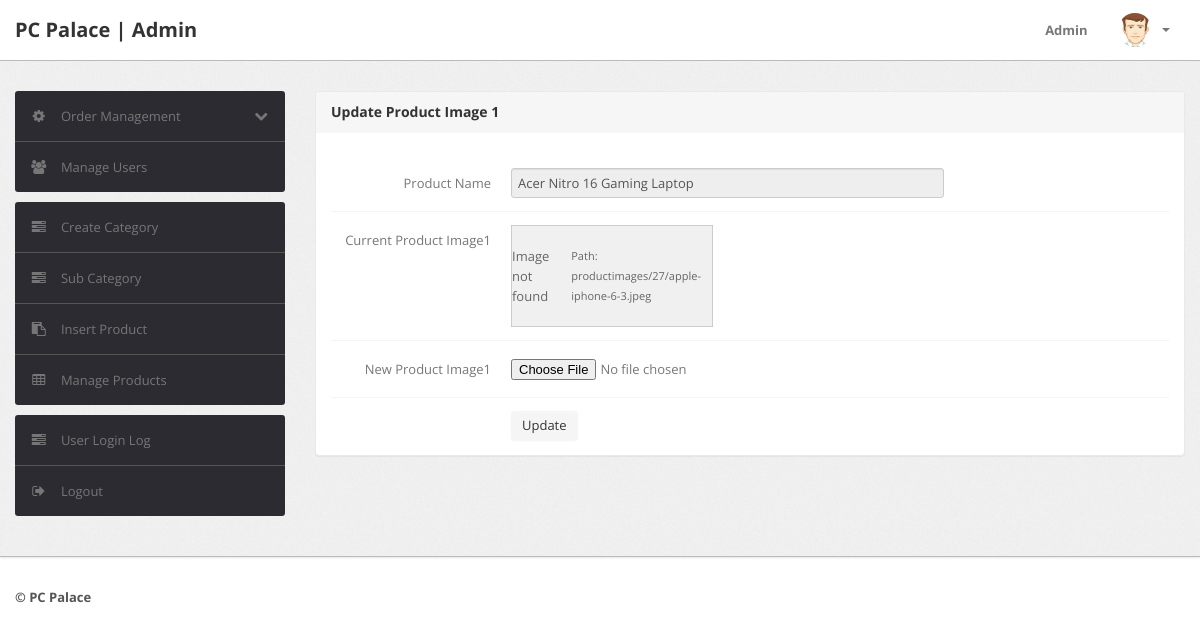
Page /admin/update-image1.php?id=27 (signed in) on the committed database.
### tables this page shows
CREATE TABLE `products` (
  `id` int(11) NOT NULL,
  `category` int(11) NOT NULL,
  `subCategory` int(11) DEFAULT NULL,
  `productName` varchar(255) DEFAULT NULL,
  `productCompany` varchar(255) DEFAULT NULL,
  `productPrice` int(11) DEFAULT NULL,
  `productPriceBeforeDiscount` int(11) DEFAULT NULL,
  `productDescription` longtext DEFAULT NULL,
  `productImage1` varchar(255) DEFAULT NULL,
  `productImage2` varchar(255) DEFAULT NULL,
  `productImage3` varchar(255) DEFAULT NULL,
  `shippingCharge` int(11) DEFAULT NULL,
  `productAvailability` varchar(255) DEFAULT NULL,
  `postingDate` timestamp NULL DEFAULT current_timestamp(),
  `updationDate` varchar(255) DEFAULT NULL
);

### admin/update-image1.php (the view, shortened to what this page needs)
<?php
include('include/config.php');
if(strlen($_SESSION['alogin'])==0)
	{
header('location:index.php');
}
else{
	$pid=intval($_GET['id']);
?>
<!DOCTYPE html>
<html lang="en">
<head>
	<link type="text/css" href="bootstrap/css/bootstrap.min.css" rel="stylesheet">
	<link type="text/css" href="bootstrap/css/bootstrap-responsive.min.css" rel="stylesheet">
	<link type="text/css" href="css/theme.css" rel="stylesheet">
	<link type="text/css" href="images/icons/css/font-awesome.css" rel="stylesheet">
</head>
<body>
<?php include('include/header.php');?>
	<div class="wrapper">
		<div class="container">
			<div class="row">
<?php include('include/sidebar.php');?>
			<div class="span9">
					<div class="content">
						<div class="module">
							<div class="module-head">
								<h3>Update Product Image 1</h3>
							</div>
							<div class="module-body">
									<br />
			<form class="form-horizontal row-fluid" name="insertproduct" method="post" enctype="multipart/form-data">
<?php
$query=mysqli_query($con,"select productName,productImage1 from products where id='$pid'");
while($row=mysqli_fetch_array($query))
{
?>
<div class="control-group">
<label class="control-label" for="basicinput">Product Name</label>
<div class="controls">
<input type="text"    name="productName"  readonly value="<?php echo htmlentities($row['productName']);?>" class="span8 tip" required>
</div>
</div>
<div class="control-group">
<label class="control-label" for="basicinput">Current Product Image1</label>
<div class="controls">
<?php
$imagePath = "productimages/" . htmlentities($pid) . "/" . htmlentities($row['productImage1']);
$fullImagePath = __DIR__ . "/" . $imagePath;
if (file_exists($fullImagePath) && !empty($row['productImage1'])) {
    echo '<img src="' . $imagePath . '" width="200" height="100" alt="Product Image">';
} else {
    echo '<div style="width:200px; height:100px; background-color:#f0f0f0; border:1px solid #ccc; display:flex; align-items:center; justify-content:center; color:#666;">';
    echo 'Image not found<br>';
    echo '<small>Path: ' . $imagePath . '</small>';
    echo '</div>';
}
?>
</div>
</div>
<div class="control-group">
<label class="control-label" for="basicinput">New Product Image1</label>
<div class="controls">
<input type="file" name="productimage1" id="productimage1" value="" class="span8 tip" required>
</div>
</div>
<?php } ?>
	<div class="control-group">
											<div class="controls">
												<button type="submit" name="submit" class="btn">Update</button>
											</div>
										</div>
									</form>
							</div>
						</div>
					</div>
				</div>
			</div>
		</div>
	</div>
<?php include('include/footer.php');?>
</body>
<?php } ?>

### admin/css/theme.css (style rules this page uses)
body { font-size: 13px; font-family: 'Open Sans', Arial, sans-serif; background: #fff; color: #777 }
h1, h2, h3, h4, h5, h6 { color: #333; margin-top: 0 }
h3 { font-size: 20px }
small, .small { font-size: 11px }
.wrapper { background: url(../images/bg.png) #eee; border-bottom: 1px solid #bbb; -webkit-box-shadow: 0 1px 2px rgba(0,0,0,0.1); -moz-box-shadow: 0 1px 2px rgba(0,0,0,0.1); box-shadow: 0 1px 2px rgba(0,0,0,0.1); padding: 30px 0 }
form { margin: 0 }
select, textarea, input[type="text"], input[type="password"], input[type="datetime"], input[type="datetime-local"], input[type="date"], input[type="month"], input[type="time"], input[type="week"], input[type="number"], input[type="email"], input[type="url"], input[type="search"], input[type="tel"], input[type="color"], .uneditable-input, label, input, button, select, textarea { -webkit-border-radius: 3px; -moz-border-radius: 3px; border-radius: 3px; font-size: 13px; font-family: 'Open Sans', Tahoma, Arial, sans-serif }
.module { background: #fff; -webkit-border-radius: 3px; -moz-border-radius: 3px; border-radius: 3px; border: 1px solid #ccc; border-bottom-color: #bbb; -webkit-box-shadow: 0 0 1px rgba(0,0,0,0.2); -moz-box-shadow: 0 0 1px rgba(0,0,0,0.2); box-shadow: 0 0 1px rgba(0,0,0,0.2); margin-bottom: 30px }
.form-horizontal .control-group, .form-vertical .control-group { margin-bottom: 0 }
.form-horizontal .control-group+.control-group, .form-vertical .control-group+.control-group { margin-top: 13px; padding-top: 13px; border-top: 1px solid #f5f5f5 }
.btn, .btn-box { -webkit-border-radius: 3px; -moz-border-radius: 3px; border-radius: 3px }
.btn { font-size: 13px; font-weight: 600 }
.btn { display: inline-block; margin-bottom: 0; font-weight: 400; text-align: center; vertical-align: middle; cursor: pointer; background-image: none; border: 1px solid transparent; white-space: nowrap; padding: 4px 10px; font-size: 13px; line-height: 1.42857; border-radius: 4px; -webkit-user-select: none; -moz-user-select: none; -ms-user-select: none; user-select: none }
.module { box-shadow: 0 0 3px rgba(0,0,0,.1); border-color: #e9e9e9; margin-bottom: 20px; background-color: #fff; border-radius: 4px; -webkit-box-shadow: 0 1px 1px rgba(0,0,0,.05); box-shadow: 0 1px 1px rgba(0,0,0,.05); }
.module-head { color: #767676; background-color: #f6f6f6; border-color: #e9e9e9; padding: 10px 15px; border-bottom: 1px solid transparent; border-top-right-radius: 3px; border-top-left-radius: 3px; }
.module-head h3 { font-size: 14px; line-height: 20px; height: 20px; margin: 0 }
.module-body { padding: 15px }

### rows in the picture
products: productName "Acer Nitro 16 Gaming Laptop", productImage1 "productimages/27/apple-iphone-6-3.jpeg"
